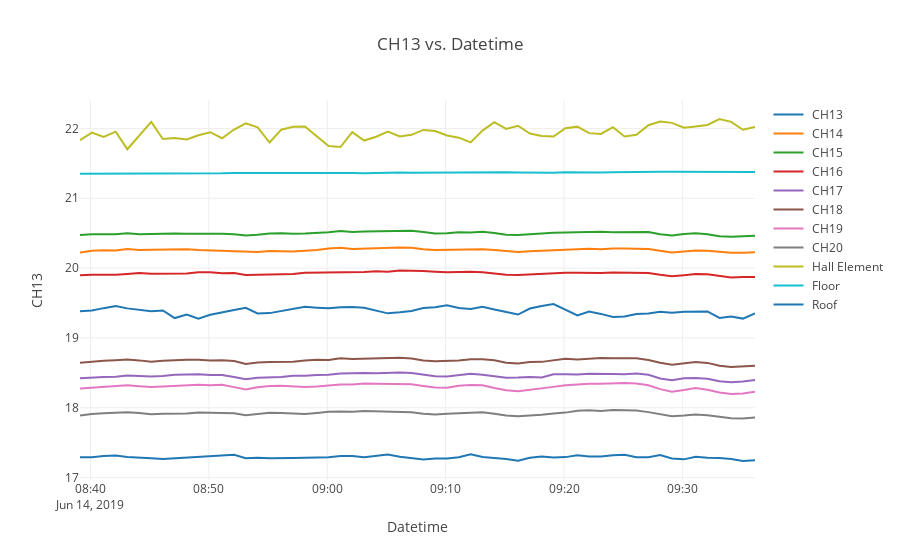

This figure's notebook cell:
### Code cell
fig = scatter2d([df.index for c in temps_ch],[df[c] for c in temps_ch],inline=True);
fig.layout.title = "Temp vs. Datetime"
fig.layout.yaxis.title = "Temp [deg. C]"
